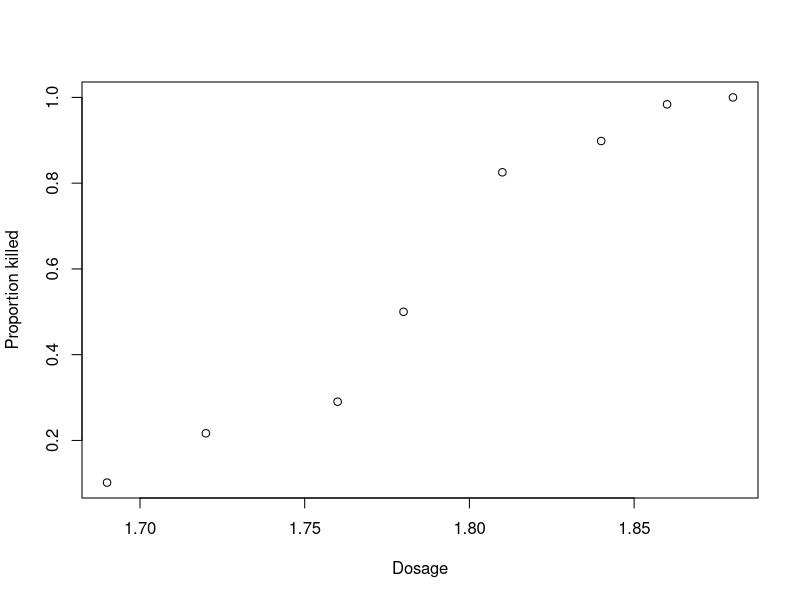
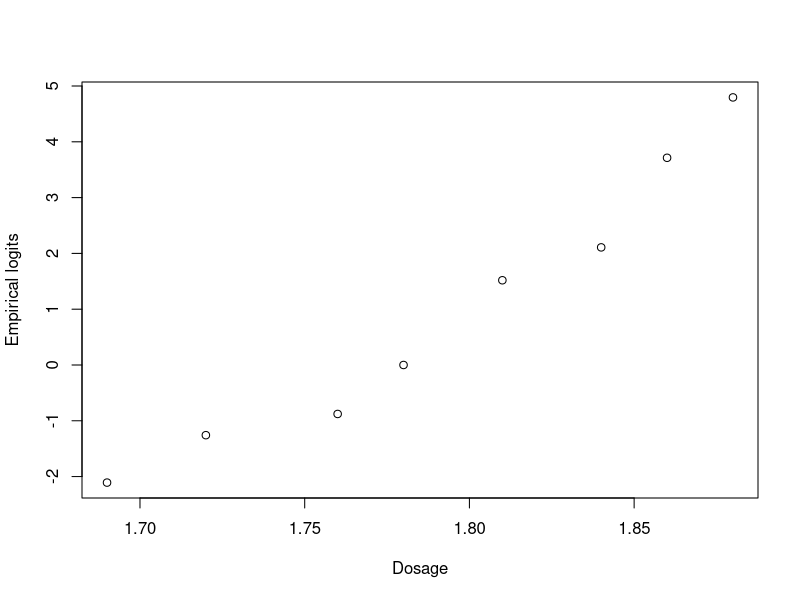
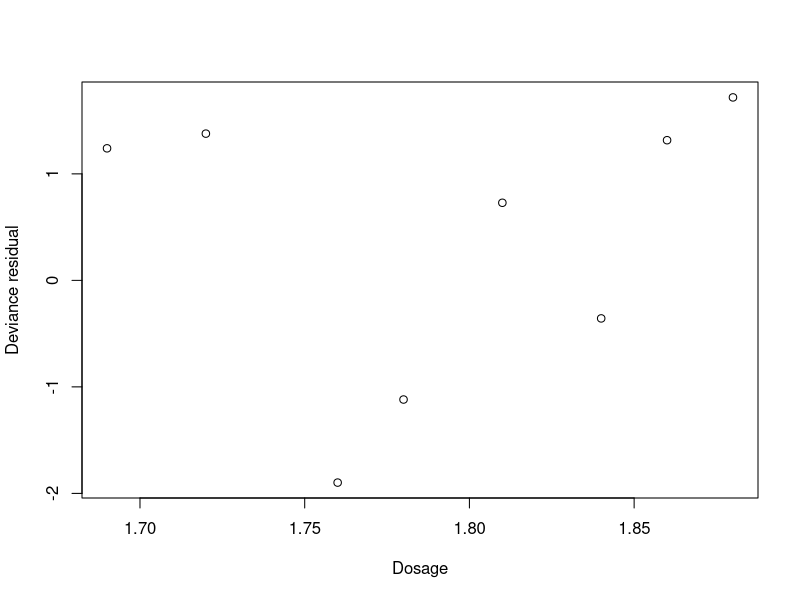

Generate these figures, in order, with R:
## ---- chunk 1
x <- c(1.69, 1.72, 1.76, 1.78, 1.81, 1.84, 1.86, 1.88)
n <- c(59, 60, 62, 56, 63, 59, 62, 60)
y <- c(6, 13, 18, 28, 52, 53, 61, 60)

# First plot the data
plot(x, y/n, xlab="Dosage", ylab="Proportion killed")
## ---- chunk 2
# 1a
# Compute empirical logits
empLogit <- log((y+0.5)/(n-y+0.5))
plot(x, empLogit, xlab="Dosage", ylab="Empirical logits")
## ---- chunk 3
# 1b
# Fit model to get coefficients
model1 <- glm(y/n~x, family = binomial, weights = n)
summary(model1)
# Check overdispersion
phiHat <- sum(residuals(model1, type="pearson")^2)/(8-2)
phiHat
## ---- chunk 4
model1b <- glm(y/n~x, family = binomial, weights = n)
summary(model1b)
## ---- chunk 5
betaHat = summary(model1b)$coef[2]
stdError = summary(model1b)$coef[,2][2]
left = betaHat-1.96*stdError
right = betaHat+1.96*stdError
CI = c(left, right)
CI
## ---- chunk 6
# The requested odds ratio estimate equals e^(0.1*betaHat)
odds_ratio = exp(0.1*betaHat)
odds_ratio
## ---- chunk 7
# approx. 95% CI for log-odds-ratio is 0.1*(betaHat +- 1.96*std)
left = 0.1*(betaHat-1.96*stdError)
right = 0.1*(betaHat+1.96*stdError)
CI = c(left, right)
# 95% CI for the referred odds ratio is
e_left = exp(left)
e_right = exp(right)
e_CI = c(e_left, e_right)
e_CI
## ---- chunk 8
eta = summary(model1b)$coef[1] + 1.8*betaHat
prob = exp(eta)/(exp(eta)+1)
prob
## ---- chunk 9
figure = matrix(c(1, 1.8), nrow = 1, ncol = 2)
sd = sqrt(figure%*%summary(model1b)$cov.scaled%*%t(figure))
eta_l = eta-1.96*sd
eta_r = eta+1.96*sd
CI_eta = c(eta_l, eta_r)
prob_l = exp(eta_l)/(exp(eta_l)+1)
prob_r = exp(eta_r)/(exp(eta_r)+1)
prob_CI = c(prob_l, prob_r)
prob_CI
## ---- chunk 10
# Residual deviance
1 - pchisq(deviance(model1b), df.residual(model1b))
# 0.03401062 < 0.05, reject H0, model is inadequate, significant amount of information is lost
## ---- chunk 11
#Pearson Chi-square test
1 - pchisq(sum(resid(model1b, type="pearson")^2), df.residual(model1b))
# 0.05948877 > 0.05, model is adequate
## ---- chunk 12
res = resid(model1b, type="deviance")
plot(x, res, xlab="Dosage", ylab="Deviance residual")
## ---- chunk 13
quadraticModel <- glm(y/n~x+I(x^2), family = quasibinomial, weights = n)
anova(quadraticModel, test = "Chi")
# quadratic term is significant
# use LRT to do model selection
anova(model1b, quadraticModel, test = "LRT")
# p-value = 0.003455 < 0.05, significant, reject model1b, quadratic model is a better fit
## ---- chunk 14
edu <- rep(6:17,2)
# encode male as 1 and female as 0
gender <- c(rep(1, 12), rep(0, 12))
agree <- c(25, 27, 75, 29, 32, 36, 115, 31, 28, 9, 15, 3, 17, 26, 91, 30, 55, 50, 190, 17, 18, 7, 13, 3)
disagree <- c(9, 15, 49, 29, 45, 59, 245, 70, 79, 23, 110, 29, 5, 16, 36, 35, 67, 62, 403, 92, 81, 34, 115, 28)
total <- agree+disagree
print(cbind(edu, gender, agree, disagree, total))
## ---- chunk 15
edu.f <- factor(edu)
gender.f <- factor(gender)
model2a <- glm(agree/total~edu.f + gender.f, family = binomial, weights = total)
# Check overdispersion
phiHat <- sum(residuals(model2a, type="pearson")^2)/(24-13)
phiHat
## ---- chunk 16
summary(model2a)
anova(model2a, test="Chi")
## ---- chunk 17
model2aa <- glm(agree/total~gender.f + edu.f, family = binomial, weights = total)
summary(model2aa)
anova(model2aa, test="Chi")
## ---- chunk 18
model1 <- glm(agree/total~edu*gender.f, family = binomial, weights = total)
anova(model1, test="Chi")
## ---- chunk 19
model2 <- glm(agree/total~edu+edu:gender.f, family = binomial, weights = total)
anova(model2, test="Chi")
summary(model2)
## ---- chunk 20
anova(glm(agree/total~edu+edu.f, family = binomial, weights = total), test="Chi")
## ---- chunk 21
model_edu <- glm(agree/total~edu, family = binomial, weights = total)
summary(model_edu)
odds = exp(-0.30297)
odds
## ---- chunk 22
model_edu <- glm(agree/total~edu, family = binomial, weights = total)
1 - pchisq(summary(model_edu)$deviance, df.residual(model_edu))
## ---- chunk 23
model_eduf <- glm(agree/total~edu.f, family = binomial, weights = total)
1 - pchisq(summary(model_eduf)$deviance, df.residual(model_eduf))
## ---- chunk 24
matrix(resid(model_edu, type="deviance"), nrow = 24, ncol = 1)
## ---- chunk 25
group <- c(0,0,0,0,0,0,0,0,0,0,0,0,0,0,1,0,0,0,0,1,0,0,0,0)
model_group <- glm(agree/total~group, family = binomial, weights = total)
anova(model_group, test="Chi")
## ---- chunk 26
model_edu_group <- glm(agree/total~edu+group, family = binomial, weights = total)
anova(model_edu, model_edu_group, test="LRT")
## ---- chunk 27
matrix(resid(model_eduf, type="deviance"), nrow = 24, ncol = 1)
## ---- chunk 28
freq <- c(19, 132, 0, 9, 11, 52, 6, 97)
# 1 as yes and 2 as no
penalty <- factor(rep(1:2,4))
# 1 as white and 2 as black
race_defendant <- factor(rep(1:2,each=4))
race_victim <-factor(rep(rep(1:2,each=2),2))
print(cbind(race_defendant, race_victim, penalty, freq))
## ---- chunk 29
# i
mod1 <- glm(freq~race_defendant + race_victim + penalty, family=poisson)
1 - pchisq(summary(mod1)$deviance, df.residual(mod1))
## ---- chunk 30
# ii
mod2 <- glm(freq~penalty + race_defendant*race_victim, family=poisson)
1 - pchisq(summary(mod2)$deviance, df.residual(mod2))
## ---- chunk 31
# iii
mod3 <- glm(freq~race_defendant*penalty + race_defendant*race_victim, family=poisson)
1 - pchisq(summary(mod3)$deviance, df.residual(mod3))
## ---- chunk 32
# iv
mod4 <- glm(freq~race_victim*penalty + race_defendant*race_victim, family=poisson)
1 - pchisq(summary(mod4)$deviance, df.residual(mod4))
## ---- chunk 33
#1 as yes and 0 as no
penalty.b <- c(19,0,11,6)
total <- c(151,9,63,103)
# 1 as white and 2 as black
race_d <- factor(c(1,1,2,2))
race_v <- factor(c(1,2,1,2))
data.b = data.frame(cbind(race_d, race_v, penalty.b, total))
print(cbind(race_d, race_v, penalty.b, total))
## ---- chunk 34
# i
logmodi <- glm(penalty.b/total~1, family=binomial, weights=total)
summary(logmodi)
1 - pchisq(summary(logmodi)$deviance, df.residual(logmodi))
## ---- chunk 35
# ii
logmodii <- glm(penalty.b/total~race_d, family=binomial, weights=total)
summary(logmodii)
anova(logmodii, test="Chi")
1 - pchisq(summary(logmodii)$deviance, df.residual(logmodii))
## ---- chunk 36
# iii
# Given defendent's race = white
logmodiiiw <- glm(penalty.b/total~race_v, family=binomial, weights=total, data=data.b[c(1,2),])
anova(logmodiiiw, test="Chi")
# Given defendent's race = black
logmodiiib <- glm(penalty.b/total~race_v, family=binomial, weights=total, data=data.b[c(3,4),])
anova(logmodiiib, test="Chi")
## ---- chunk 37
# iv
# Given victim's race = white
logmodivw <- glm(penalty.b/total~race_d, family=binomial, weights=total, data=data.b[c(1,3),])
anova(logmodivw, test="Chi")
# Given victim's race = black
logmodivb <- glm(penalty.b/total~race_d, family=binomial, weights=total, data=data.b[c(2,4),])
anova(logmodivb, test="Chi")
